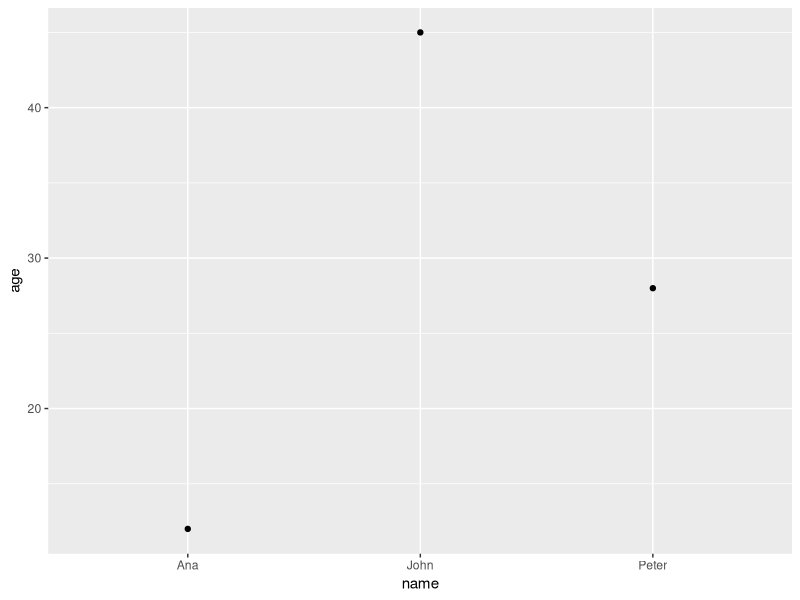

Reproduce this figure in R.
# Ativação do pacote ggplot2
library(ggplot2)

# Objeto simples
familyNamesAges <- data.frame (name = c("John", "Peter", "Ana"), 
                                age = c(45, 28, 12))

# Visualização do objeto simples
View(familyNamesAges)

# Criação do objeto complexo através das informações do objeto simples
familyNamesAgesPlot <- ggplot(familyNamesAges, aes(x = name, y = age)) +
  geom_point()

# Visualização do objeto complexo
View(familyNamesAgesPlot)

# Demonstração da complexidade do objeto
str(familyNamesAgesPlot)

